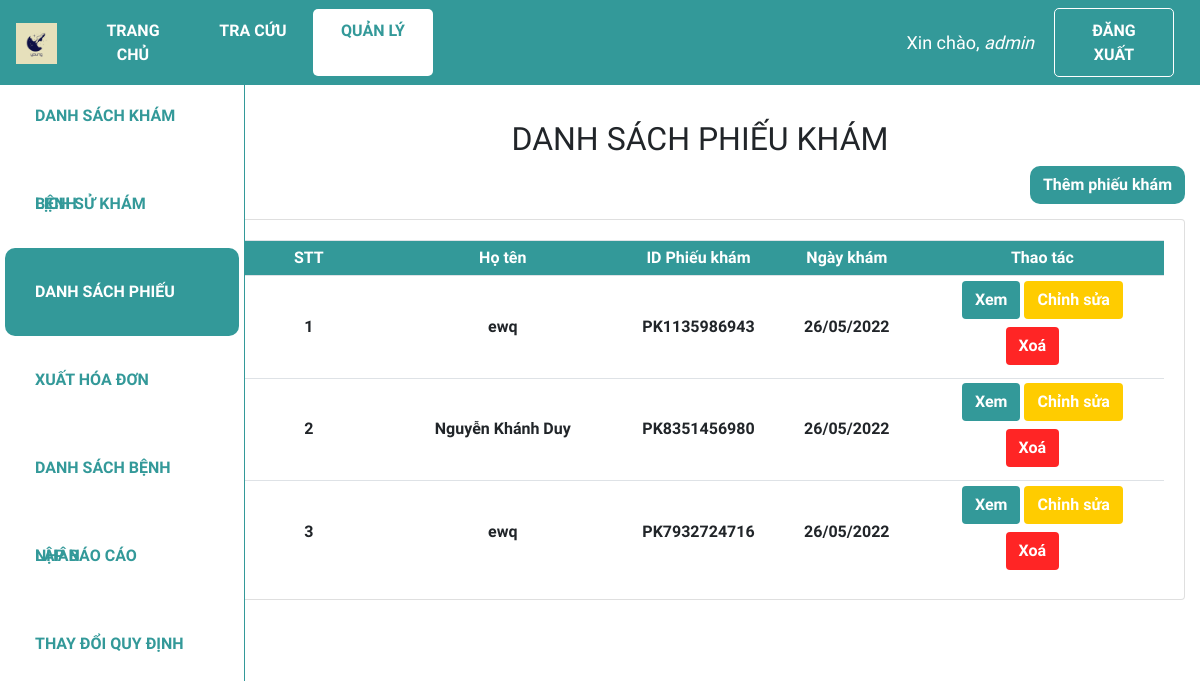
The app's page /dspk (signed in), older data.
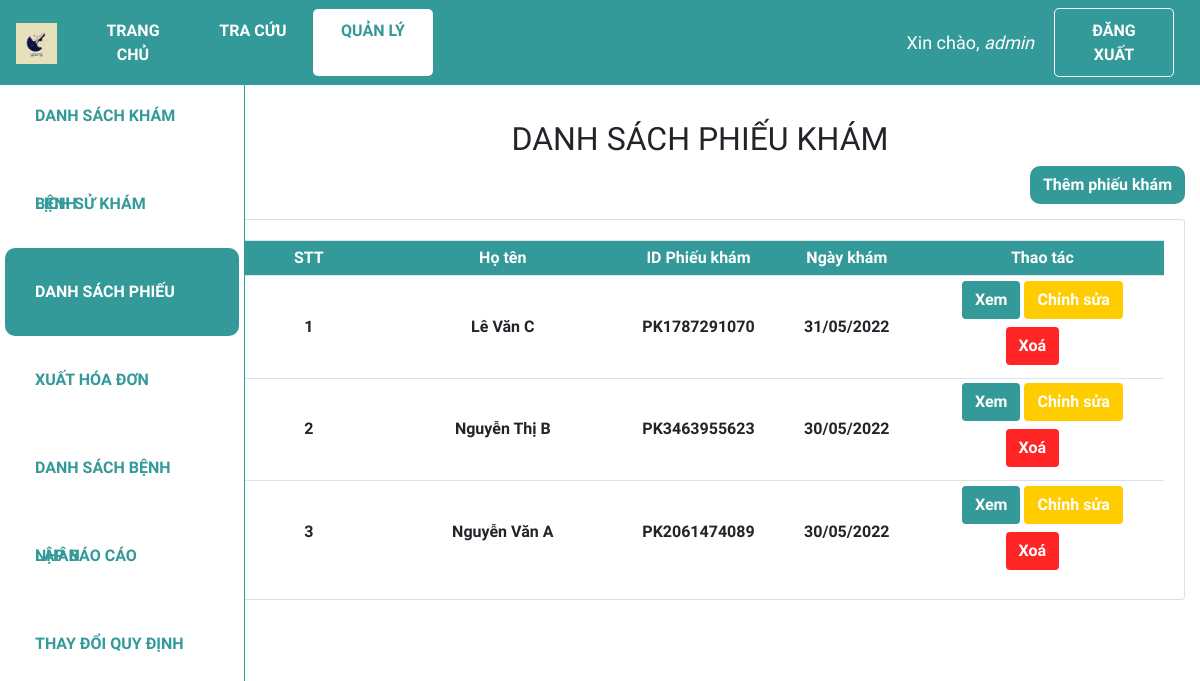
The same page, newer data.
### web_core/models.py (models this page shows, shortened)
class PHIEUKHAM(models.Model):
    id = ShortUUIDField(
        verbose_name='ID phiếu khám',
        length=10,
        max_length=12,
        prefix="PK",
        alphabet="0123456789",
        primary_key=True
    )
    id_benhnhan = models.ForeignKey(BENHNHAN, on_delete = models.CASCADE,verbose_name = 'ID bệnh nhân', null = True)
    ngay_kham = models.DateTimeField('Ngày khám', auto_now_add = True)
    trieu_chung = models.CharField('Triệu chứng', max_length = 100, blank = False)
    loai_benh = models.ForeignKey(DANHMUC, on_delete = models.CASCADE, limit_choices_to = {'loai':'Bệnh'}, related_name = 'benh',verbose_name = 'Loại bệnh',null = True)

class BENHNHAN(models.Model):
    GIOITINH = (
        ('Nam', 'Nam'),
        ('Nữ', 'Nữ'),
    )
    id = ShortUUIDField(
        verbose_name='ID bệnh nhân',
        length=10,
        max_length=12,
        prefix="BN",
        alphabet="0123456789",
        primary_key=True)
    ho_ten = models.CharField('Họ tên', max_length = 100)
    gioi_tinh = models.CharField('Giới tính', max_length = 3, choices = GIOITINH)
    ngay_sinh = models.DateField('Ngày sinh', default = '01/01/1990', null=True)
    dia_chi = models.CharField('Địa chỉ', max_length = 255, null = True)

### web_core/views.py (the view)
# urls.py: path('dspk',views.dspk, name='quanli_dspk'),
@login_required(login_url='login')
def dspk(request):
    dspk = PHIEUKHAM.objects.all().order_by('-ngay_kham')
    enum_dspk = enumerate(dspk,start = 1)
    context = {'enum_dspk':enum_dspk}
    return render(request, 'web_core/dspk.html', context)

### web_core/templates/web_core/dspk.html (shortened to what this page needs)
{% extends 'web_core/main.html' %}
{% block content %}
<div class="row">
    <div class="col-md-2">
        {% include 'web_core/sidebar.html' %}
    </div>
    <div class="col-md-10">
        <h2 class="table-title" style>DANH SÁCH PHIẾU KHÁM</h2>
        <div class="btn-text-right">
            <a class="btn add-btn" href="{% url 'quanli_them_phieukham' %}">Thêm phiếu khám</a>
        </div>
        <div class="card card-body">
            <table class='table table-sm'>
                <tr class="table-head">
                    <th class="small-content">STT</th>
                    <th class="mid-content">Họ tên</th>
                    <th class="small-content">ID Phiếu khám</th>
                    <th class="small-content">Ngày khám</th>
                    <th class="mid-content">Thao tác</th>
                </tr>
                {% for index, phieukham in enum_dspk %}
                <tr>
                    <th class="small-content">{{index}}</th>
                    <th class="mid-content">{{phieukham.id_benhnhan.ho_ten}}</th>
                    <th class="small-content">{{phieukham.id}}</th>
                    <th class="small-content">{{phieukham.ngay_kham|date:"d/m/Y"}}</th>
                    <th>
                        <a class="btn view-btn" href="{% url 'quanli_xem_phieukham' phieukham.id %}">Xem</a>
                        {% if request.user.is_staff%}
                        <a class="btn edit-btn" href="{% url 'quanli_sua_phieukham' phieukham.id %}">Chỉnh sửa</a>
                        <a class="btn del-btn" href="{% url 'quanli_xoa_phieukham' phieukham.id %}">Xoá</a>
                        {% endif %}
                    </th>
                </tr>
                {% endfor %}
            </table>
        </div>
    </div>
</div>
{% endblock %}

Row changes from the older to the newer data that the page shows:
removed PHIEUKHAM: index "1", id_benhnhan.ho_ten "ewq", id "PK1135986943", ngay_kham "26/05/2022"
removed PHIEUKHAM: index "2", id_benhnhan.ho_ten "Nguyễn Khánh Duy", id "PK8351456980", ngay_kham "26/05/2022"
removed PHIEUKHAM: index "3", id_benhnhan.ho_ten "ewq", id "PK7932724716", ngay_kham "26/05/2022"
added PHIEUKHAM: index "1", id_benhnhan.ho_ten "Lê Văn C", id "PK1787291070", ngay_kham "31/05/2022"
added PHIEUKHAM: index "2", id_benhnhan.ho_ten "Nguyễn Thị B", id "PK3463955623", ngay_kham "30/05/2022"
added PHIEUKHAM: index "3", id_benhnhan.ho_ten "Nguyễn Văn A", id "PK2061474089", ngay_kham "30/05/2022"
